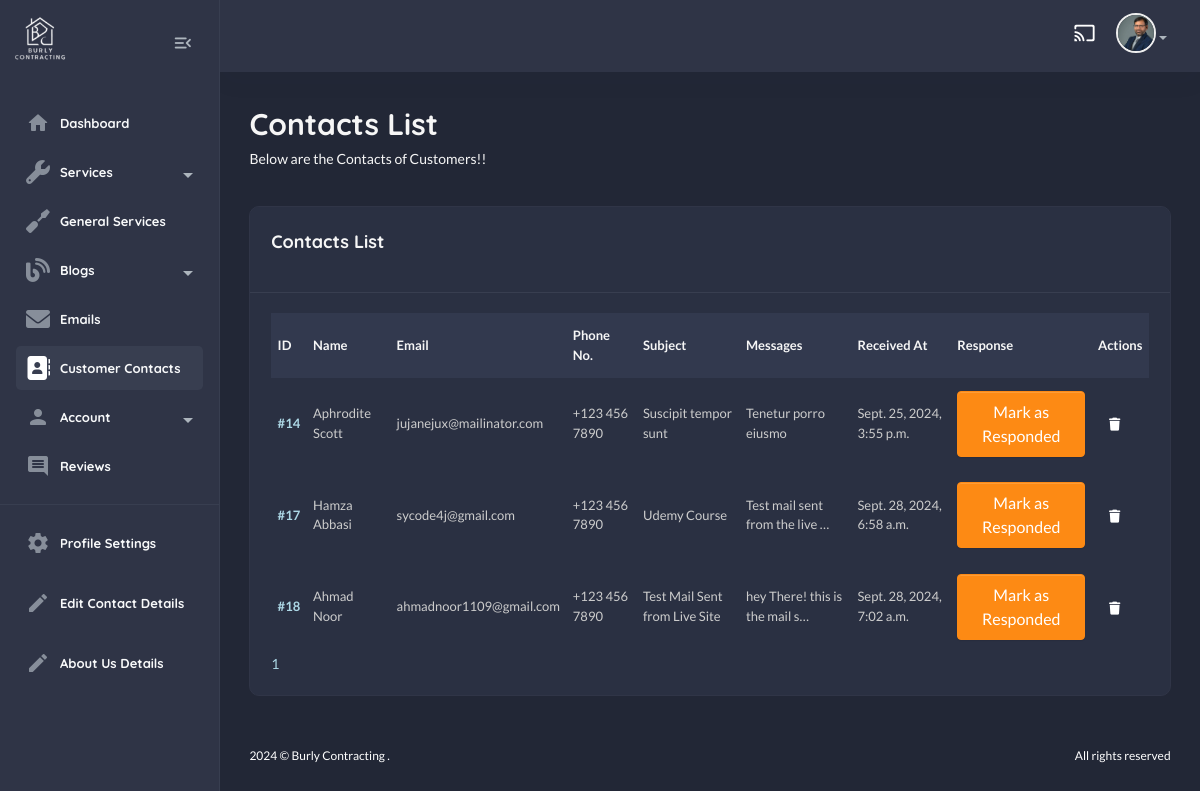
Before: /useradmin/contacts/ (signed in) with the older database file.
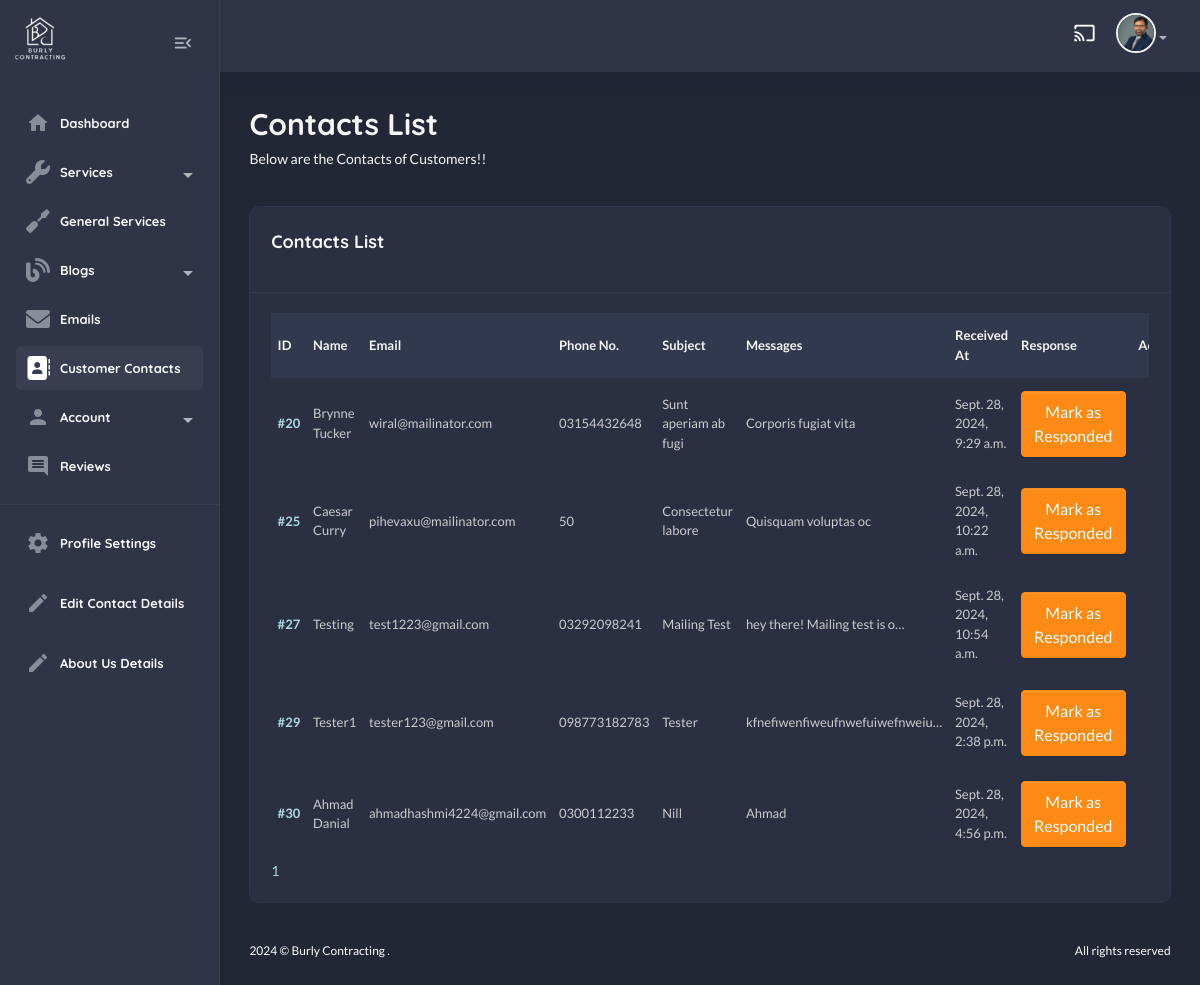
After: the same page with the newer database file.
### useradmin/models.py (models this page shows, shortened)
class Profile(models.Model):
    user = models.OneToOneField(User, on_delete=models.CASCADE)
    first_name = models.CharField(max_length=255, blank=True, null=True)
    last_name = models.CharField(max_length=255, blank=True, null=True)
    email = models.EmailField(max_length=255, blank=True, null=True)
    bio = models.TextField(default="This is My Bio!")
    address = models.CharField(max_length=255, blank=True, null=True)
    profile_image = models.ImageField(upload_to='profile_images/', blank=True, null=True)
    last_updated = models.DateTimeField(auto_now=True)

### contact/models.py (models this page shows, shortened)
class Contact(models.Model):
    name = models.CharField(max_length=100)
    email = models.EmailField(unique=True)
    subject = models.CharField(max_length=200, default="Help!")
    phone_no = models.CharField(max_length=20, default="+123 456 7890")
    message = models.TextField()
    submitted_at = models.DateTimeField(auto_now_add=True)
    responded = models.BooleanField(default=False)

### useradmin/views.py (the view)
# urls.py: path("contacts/", views.contact_view, name="contact-list"),
@login_required
def contact_view(request):
    contacts = Contact.objects.all()
    paginator = Paginator(contacts, 10)
    page_number = request.GET.get("page")
    page_obj = paginator.get_page(page_number)
    return render(request, "useradmin/contact-list.html", {"contacts":page_obj})

### home/context_processors.py (called while the page is built)
def default(request):
    services = Service.objects.all().order_by("-id")
    contact_details = ContactDetails.objects.first()
    return {
        "services" : services,
        "contact_details" : contact_details,
    }

### templates/useradmin/contact-list.html (shortened to what this page needs)
{% extends "useradmin/base.html" %}
    {% load static %}
        {% block content %}
            <section class="content-main">
                <div class="content-header">
                    <div>
                        <h2 class="content-title card-title">Contacts List</h2>
                        <p>Below are the Contacts of Customers!!</p>
                    </div>
                </div>
                <div class="card mb-4">
                    <header class="card-header">
                        <h4 class="card-title">Contacts List</h4>
                    </header>
                    <div class="card-body">
                        <div class="table-responsive">
                            <div class="table-responsive">
                                <table class="table align-middle table-nowrap mb-0">
                                    <thead class="table-light">
                                        <tr>
                                            <th class="align-middle" scope="col">ID</th>
                                            <th class="align-middle" scope="col">Name</th>
                                            <th class="align-middle" scope="col">Email</th>
                                            <th class="align-middle" scope="col">Phone No.</th>
                                            <th class="align-middle" scope="col">Subject</th>
                                            <th class="align-middle" scope="col">Messages</th>
                                            <th class="align-middle" scope="col">Received At</th>
                                            <th class="align-middle" scope="col">Response</th>
                                            <th class="align-middle" scope="col">Actions</th>
                                        </tr>
                                    </thead>
                                    <tbody>
                                        {% for c in contacts %}
                                            <tr>
                                                <td><a href="{% url "useradmin:contact-detail" c.id %}" class="fw-bold">#{{c.id}}</a></td>
                                                <td>{{c.name}}</td>
                                                <td>{{c.email}}</td>
                                                <td>{{c.phone_no}}</td>
                                                <td>{{c.subject|truncatechars:30}}</td>
                                                <td>{{c.message|truncatechars:30}}</td>
                                                <td>{{c.submitted_at}}</td>
                                                <td>
                                                    {% if c.responded %}
                                                        <span class="badge bg-success">Responded</span>
                                                    {% else %}
                                                        <form method="POST" action="{% url "useradmin:contact-response" c.id %}">
                                                            <button type="submit" class="btn btn-warning">Mark as Responded</button>
                                                        </form>
                                                    {% endif %}
                                                </td>
                                                <td>
                                                    <a href="{% url 'useradmin:delete-contact' c.id %}" class="btn btn-sm d-inline"><i class="fas fa-trash"></i></a>
                                                </td>
                                            </tr>
                                        {% endfor %}
                                    </tbody>
                                </table>
                            </div>
                        </div>
                        {% if contacts %}
                            <div class="row">
                                <div class="col-lg-12">
                                    <div class="blog__pagination">
                                        {% for num in contacts.paginator.page_range %}
                                            {% if contacts.number == num %}
                                                <a href="?page={{ num }}" class="active">{{ num }}</a>
                                            {% else %}
                                                <a href="?page={{ num }}">{{ num }}</a>
                                            {% endif %}
                                        {% endfor %}
                                    </div>
                                </div>
                            </div>
                        {% endif %}
                    </div>
                </div>
            </section>
{% endblock content %}

### templates/useradmin/base.html (shortened to what this page needs)
{% load static %}
<!DOCTYPE html>
<html lang="en">
    <head>
        <link href="{% static 'assets1/css/main.css' %}" rel="stylesheet" type="text/css" />
        <link rel="stylesheet" href="https://use.fontawesome.com/releases/v5.15.4/css/all.css">
        <link rel="stylesheet" href="{% static 'css/custom.css' %}" type="text/css">
        <link rel="stylesheet" href="https://cdnjs.cloudflare.com/ajax/libs/font-awesome/6.0.0/css/all.min.css">
    </head>
    <body class="dark">
        <aside class="navbar-aside" id="offcanvas_aside">
            <div class="d-flex justify-content-center align-items-center">
                <a href="{% url 'home:home' %}" class="brand-wrap">
                    <img src="{% static 'img/b-logo.png' %}" class="logo mr-100" width="80px" alt="Burly Dashboard" />
                </a>
                <div class="mx-3">
                    <button class="btn btn-icon btn-aside-minimize">
                        <i class="text-muted material-icons md-menu_open"></i>
                    </button>
                </div>
            </div>
            <nav>
                <ul class="menu-aside">
                    <li class="menu-item {% url 'useradmin:dashboard' as dashboard_url %} {% if request.path == dashboard_url %}active{% endif %}">
                        <a class="menu-link" href="{% url 'useradmin:dashboard' %}">
                            <i class="icon material-icons md-home"></i>
                            <span class="text">Dashboard</span>
                        </a>
                    </li>
                    <li class="menu-item has-submenu">
                        <a class="menu-link" href="#">
                            <i class="icon fas fa-wrench"></i>
                            <span class="text">Services</span>
                        </a>
                    </li>
                    <li class="menu-item {% url 'useradmin:gen-service-list' as gen_service_list %} {% if request.path == gen_service_list %}active{% endif %}">
                        <a class="menu-link" href="{% url 'useradmin:gen-service-list' %}">
                            <i class="icon fas fa-screwdriver"></i>
                            <span class="text">General Services</span>
                        </a>
                    </li>
                    <li class="menu-item has-submenu">
                        <a class="menu-link" href="#">
                            <i class="icon fas fa-blog"></i>
                            <span class="text">Blogs</span>
                        </a>
                    </li>
                    <li class="menu-item {% url 'useradmin:email-list' as email_list_url %} {% if request.path == email_list_url %}active{% endif %}">
                        <a class="menu-link" href="{% url 'useradmin:email-list' %}">
                            <i class="icon fas fa-envelope"></i>
                            <span class="text">Emails</span>
                        </a>
                    </li>
                    <li class="menu-item {% url 'useradmin:contact-list' as contact_list_url %} {% if request.path == contact_list_url %}active{% endif %}">
                        <a class="menu-link" href="{% url 'useradmin:contact-list' %}">
                            <i class="icon fas fa-address-book"></i>
                            <span class="text">Customer Contacts</span>
                        </a>
                    </li>
                        <li class="menu-item has-submenu">
                            <a class="menu-link">
                                <i class="icon material-icons md-person"></i>
                                <span class="text">Account</span>
                            </a>
                    <li class="menu-item {% url 'useradmin:reviews-list' as reviews_url %} {% if request.path == reviews_url %}active{% endif %} ">
                        <a class="menu-link" href="{% url "useradmin:reviews-list" %}">
                            <i class="icon material-icons md-comment"></i>
                            <span class="text">Reviews</span>
                        </a>
                    </li>
                </ul>
                <hr />
                <ul class="menu-aside">
                    <li class="menu-item">
                        <a class="menu-link" href="{% url "useradmin:profile" %}">
                            <i class="icon material-icons md-settings"></i>
                            <span class="text">Profile Settings</span>
                        </a>
                    </li>
                </ul>
                <ul class="menu-aside">
                    <li class="menu-item">
                        <a class="menu-link" href="{% url "useradmin:contact-details" %}">
                            <i class="icon material-icons md-edit"></i>
                            <span class="text">Edit Contact Details</span>
                        </a>
                    </li>
                </ul>
                <ul class="menu-aside">
                    <li class="menu-item">
                        <a class="menu-link" href="{% url "useradmin:about-us" %}">
                            <i class="icon material-icons md-edit"></i>
                            <span class="text">About Us Details</span>
                        </a>
                    </li>
                </ul>
                <br />
                <br />
            </nav>
        </aside>
        <main class="main-wrap">
            <header class="main-header navbar">
                <div class="col-nav ms-auto">
                    <ul class="nav ms-auto">
                        <li class="nav-item">
                            <a href="#" class="requestfullscreen nav-link btn-icon"><i class="material-icons md-cast"></i></a>
                        </li>
                        <li class="dropdown nav-item">
                            {% if request.user.profile.profile_image %}
                            <a class="dropdown-toggle" data-bs-toggle="dropdown" href="#" id="dropdownAccount" aria-expanded="false"> <img class="img-xs rounded-circle" src="{{request.user.profile.profile_image.url}}" alt="User" /></a>
                            {% endif %}
                        </li>
                    </ul>
                </div>
            </header>
            {% block content %}
            {% endblock content %}
            <footer class="main-footer font-xs">
                <div class="row pb-30 pt-15">
                    <div class="col-sm-6">
                        &copy; Burly Contracting .
                    </div>
                    <div class="col-sm-6">
                        <div class="text-sm-end">All rights reserved</div>
                    </div>
                </div>
            </footer>
        </main>
    </body>
</html>

Changed rows visible on the page:
removed Contact: id "14", name "Aphrodite Scott", email "jujanejux@mailinator.com", phone_no "+123 456 7890", subject "Suscipit tempor sunt", message "Tenetur porro eiusmo", submitted_at "Sept. 25, 2024, 3:55 p.m.", responded "Mark as Responded"
removed Contact: id "17", name "Hamza Abbasi", email "sycode4j@gmail.com", phone_no "+123 456 7890", subject "Udemy Course", message "Test mail sent from the live …", submitted_at "Sept. 28, 2024, 6:58 a.m.", responded "Mark as Responded"
removed Contact: id "18", name "Ahmad Noor", email "ahmadnoor1109@gmail.com", phone_no "+123 456 7890", subject "Test Mail Sent from Live Site", message "hey There! this is the mail s…", submitted_at "Sept. 28, 2024, 7:02 a.m.", responded "Mark as Responded"
added Contact: id "20", name "Brynne Tucker", email "wiral@mailinator.com", phone_no "03154432648", subject "Sunt aperiam ab fugi", message "Corporis fugiat vita", submitted_at "Sept. 28, 2024, 9:29 a.m.", responded "Mark as Responded"
added Contact: id "25", name "Caesar Curry", email "pihevaxu@mailinator.com", phone_no "50", subject "Consectetur labore", message "Quisquam voluptas oc", submitted_at "Sept. 28, 2024, 10:22 a.m.", responded "Mark as Responded"
added Contact: id "27", name "Testing", email "test1223@gmail.com", phone_no "03292098241", subject "Mailing Test", message "hey there! Mailing test is o…", submitted_at "Sept. 28, 2024, 10:54 a.m.", responded "Mark as Responded"
added Contact: id "29", name "Tester1", email "tester123@gmail.com", phone_no "098773182783", subject "Tester", message "kfnefiwenfiweufnwefuiwefnweiu…", submitted_at "Sept. 28, 2024, 2:38 p.m.", responded "Mark as Responded"
added Contact: id "30", name "Ahmad Danial", email "ahmadhashmi4224@gmail.com", phone_no "0300112233", subject "Nill", message "Ahmad", submitted_at "Sept. 28, 2024, 4:56 p.m.", responded "Mark as Responded"
